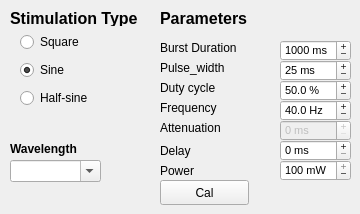
    <widget class="QWidget" name="tab_4">
     <attribute name="title">
      <string>laser 4</string>
     </attribute>
     <widget class="QLabel" name="label_92">
      <property name="enabled">
       <bool>true</bool>
      </property>
      <property name="geometry">
       <rect>
        <x>160</x>
        <y>140</y>
        <width>91</width>
        <height>21</height>
       </rect>
      </property>
      <property name="text">
       <string>Delay</string>
      </property>
     </widget>
     <widget class="QDoubleSpinBox" name="Laser_burst_duty_4">
      <property name="geometry">
       <rect>
        <x>280</x>
        <y>80</y>
        <width>71</width>
        <height>21</height>
       </rect>
      </property>
      <property name="font">
       <font>
        <pointsize>8</pointsize>
       </font>
      </property>
      <property name="buttonSymbols">
       <enum>QAbstractSpinBox::PlusMinus</enum>
      </property>
      <property name="suffix">
       <string> %</string>
      </property>
      <property name="decimals">
       <number>1</number>
      </property>
      <property name="maximum">
       <double>100.000000000000000</double>
      </property>
      <property name="value">
       <double>50.000000000000000</double>
      </property>
     </widget>
     <widget class="QWidget" name="layoutWidget_3">
      <property name="geometry">
       <rect>
        <x>20</x>
        <y>30</y>
        <width>111</width>
        <height>83</height>
       </rect>
      </property>
      <layout class="QVBoxLayout" name="verticalLayout_5">
       <item>
        <widget class="QRadioButton" name="radioSquare_5">
         <property name="text">
          <string>Square</string>
         </property>
         <property name="checked">
          <bool>false</bool>
         </property>
        </widget>
       </item>
       <item>
        <widget class="QRadioButton" name="radioSine_5">
         <property name="text">
          <string>Sine</string>
         </property>
         <property name="checked">
          <bool>true</bool>
         </property>
        </widget>
       </item>
       <item>
        <widget class="QRadioButton" name="radioHSine_5">
         <property name="text">
          <string>Half-sine</string>
         </property>
        </widget>
       </item>
      </layout>
     </widget>
     <widget class="QSpinBox" name="Laser_burst_attenuation_4">
      <property name="enabled">
       <bool>false</bool>
      </property>
      <property name="geometry">
       <rect>
        <x>280</x>
        <y>120</y>
        <width>71</width>
        <height>21</height>
       </rect>
      </property>
      <property name="font">
       <font>
        <pointsize>8</pointsize>
       </font>
      </property>
      <property name="buttonSymbols">
       <enum>QAbstractSpinBox::PlusMinus</enum>
      </property>
      <property name="suffix">
       <string> ms</string>
      </property>
      <property name="maximum">
       <number>2000</number>
      </property>
      <property name="singleStep">
       <number>100</number>
      </property>
      <property name="value">
       <number>0</number>
      </property>
     </widget>
     <widget class="QLabel" name="label_93">
      <property name="enabled">
       <bool>true</bool>
      </property>
      <property name="geometry">
       <rect>
        <x>160</x>
        <y>100</y>
        <width>91</width>
        <height>16</height>
       </rect>
      </property>
      <property name="text">
       <string>Frequency</string>
      </property>
     </widget>
     <widget class="QLabel" name="label_94">
      <property name="enabled">
       <bool>true</bool>
      </property>
      <property name="geometry">
       <rect>
        <x>160</x>
        <y>40</y>
        <width>121</width>
        <height>16</height>
       </rect>
      </property>
      <property name="text">
       <string>Burst Duration</string>
      </property>
     </widget>
     <widget class="QSpinBox" name="Laser_burst_pulsewidth_4">
      <property name="enabled">
       <bool>true</bool>
      </property>
      <property name="geometry">
       <rect>
        <x>280</x>
        <y>60</y>
        <width>71</width>
        <height>21</height>
       </rect>
      </property>
      <property name="font">
       <font>
        <pointsize>8</pointsize>
       </font>
      </property>
      <property name="buttonSymbols">
       <enum>QAbstractSpinBox::PlusMinus</enum>
      </property>
      <property name="suffix">
       <string> ms</string>
      </property>
      <property name="maximum">
       <number>2000</number>
      </property>
      <property name="value">
       <number>25</number>
      </property>
     </widget>
     <widget class="QSpinBox" name="Laser_burst_delay_4">
      <property name="enabled">
       <bool>true</bool>
      </property>
      <property name="geometry">
       <rect>
        <x>280</x>
        <y>140</y>
        <width>71</width>
        <height>21</height>
       </rect>
      </property>
      <property name="font">
       <font>
        <pointsize>8</pointsize>
       </font>
      </property>
      <property name="buttonSymbols">
       <enum>QAbstractSpinBox::PlusMinus</enum>
      </property>
      <property name="suffix">
       <string> ms</string>
      </property>
      <property name="maximum">
       <number>5000</number>
      </property>
      <property name="singleStep">
       <number>50</number>
      </property>
      <property name="value">
       <number>0</number>
      </property>
     </widget>
     <widget class="QLabel" name="label_95">
      <property name="enabled">
       <bool>true</bool>
      </property>
      <property name="geometry">
       <rect>
        <x>160</x>
        <y>10</y>
        <width>121</width>
        <height>16</height>
       </rect>
      </property>
      <property name="font">
       <font>
        <pointsize>12</pointsize>
        <bold>true</bold>
       </font>
      </property>
      <property name="text">
       <string>Parameters</string>
      </property>
     </widget>
     <widget class="QLabel" name="label_96">
      <property name="enabled">
       <bool>true</bool>
      </property>
      <property name="geometry">
       <rect>
        <x>160</x>
        <y>160</y>
        <width>91</width>
        <height>21</height>
       </rect>
      </property>
      <property name="text">
       <string>Power</string>
      </property>
     </widget>
     <widget class="QLabel" name="label_97">
      <property name="enabled">
       <bool>true</bool>
      </property>
      <property name="geometry">
       <rect>
        <x>160</x>
        <y>60</y>
        <width>91</width>
        <height>16</height>
       </rect>
      </property>
      <property name="text">
       <string>Pulse_width</string>
      </property>
     </widget>
     <widget class="QLabel" name="label_98">
      <property name="enabled">
       <bool>true</bool>
      </property>
      <property name="geometry">
       <rect>
        <x>10</x>
        <y>10</y>
        <width>141</width>
        <height>16</height>
       </rect>
      </property>
      <property name="font">
       <font>
        <pointsize>12</pointsize>
        <bold>true</bold>
       </font>
      </property>
      <property name="text">
       <string>Stimulation Type</string>
      </property>
     </widget>
     <widget class="QSpinBox" name="Laser_burst_power_4">
      <property name="enabled">
       <bool>true</bool>
      </property>
      <property name="geometry">
       <rect>
        <x>280</x>
        <y>160</y>
        <width>71</width>
        <height>21</height>
       </rect>
      </property>
      <property name="font">
       <font>
        <pointsize>8</pointsize>
       </font>
      </property>
      <property name="buttonSymbols">
       <enum>QAbstractSpinBox::PlusMinus</enum>
      </property>
      <property name="suffix">
       <string> mW</string>
      </property>
      <property name="maximum">
       <number>100</number>
      </property>
      <property name="value">
       <number>100</number>
      </property>
     </widget>
     <widget class="QDoubleSpinBox" name="Laser_burst_freq_4">
      <property name="geometry">
       <rect>
        <x>280</x>
        <y>100</y>
        <width>71</width>
        <height>21</height>
       </rect>
      </property>
      <property name="font">
       <font>
        <pointsize>8</pointsize>
       </font>
      </property>
      <property name="buttonSymbols">
       <enum>QAbstractSpinBox::PlusMinus</enum>
      </property>
      <property name="suffix">
       <string> Hz</string>
      </property>
      <property name="decimals">
       <number>1</number>
      </property>
      <property name="minimum">
       <double>0.100000000000000</double>
      </property>
      <property name="maximum">
       <double>200.000000000000000</double>
      </property>
      <property name="value">
       <double>40.000000000000000</double>
      </property>
     </widget>
     <widget class="QSpinBox" name="Laser_burst_duration_4">
      <property name="enabled">
       <bool>true</bool>
      </property>
      <property name="geometry">
       <rect>
        <x>280</x>
        <y>40</y>
        <width>71</width>
        <height>21</height>
       </rect>
      </property>
      <property name="font">
       <font>
        <pointsize>8</pointsize>
       </font>
      </property>
      <property name="buttonSymbols">
       <enum>QAbstractSpinBox::PlusMinus</enum>
      </property>
      <property name="suffix">
       <string> ms</string>
      </property>
      <property name="maximum">
       <number>9999999</number>
      </property>
      <property name="singleStep">
       <number>100</number>
      </property>
      <property name="value">
       <number>1000</number>
      </property>
     </widget>
     <widget class="QLabel" name="label_99">
      <property name="enabled">
       <bool>true</bool>
      </property>
      <property name="geometry">
       <rect>
        <x>160</x>
        <y>120</y>
        <width>91</width>
        <height>16</height>
       </rect>
      </property>
      <property name="text">
       <string>Attenuation</string>
      </property>
     </widget>
     <widget class="QLabel" name="label_100">
      <property name="enabled">
       <bool>true</bool>
      </property>
      <property name="geometry">
       <rect>
        <x>160</x>
        <y>80</y>
        <width>101</width>
        <height>16</height>
       </rect>
      </property>
      <property name="text">
       <string>Duty cycle</string>
      </property>
     </widget>
     <widget class="QComboBox" name="WaveLength_combo_4">
      <property name="geometry">
       <rect>
        <x>10</x>
        <y>160</y>
        <width>91</width>
        <height>22</height>
       </rect>
      </property>
      <property name="font">
       <font>
        <pointsize>8</pointsize>
       </font>
      </property>
      <property name="editable">
       <bool>true</bool>
      </property>
      <property name="currentText">
       <string/>
      </property>
      <property name="currentIndex">
       <number>-1</number>
      </property>
      <property name="placeholderText">
       <string>0</string>
      </property>
     </widget>
     <widget class="QLabel" name="label_5">
      <property name="geometry">
       <rect>
        <x>10</x>
        <y>140</y>
        <width>91</width>
        <height>17</height>
       </rect>
      </property>
      <property name="font">
       <font>
        <bold>true</bold>
       </font>
      </property>
      <property name="text">
       <string>Wavelength</string>
      </property>
     </widget>
     <widget class="QPushButton" name="calB_4">
      <property name="geometry">
       <rect>
        <x>160</x>
        <y>180</y>
        <width>89</width>
        <height>25</height>
       </rect>
      </property>
      <property name="text">
       <string>Cal</string>
      </property>
     </widget>
    </widget>
